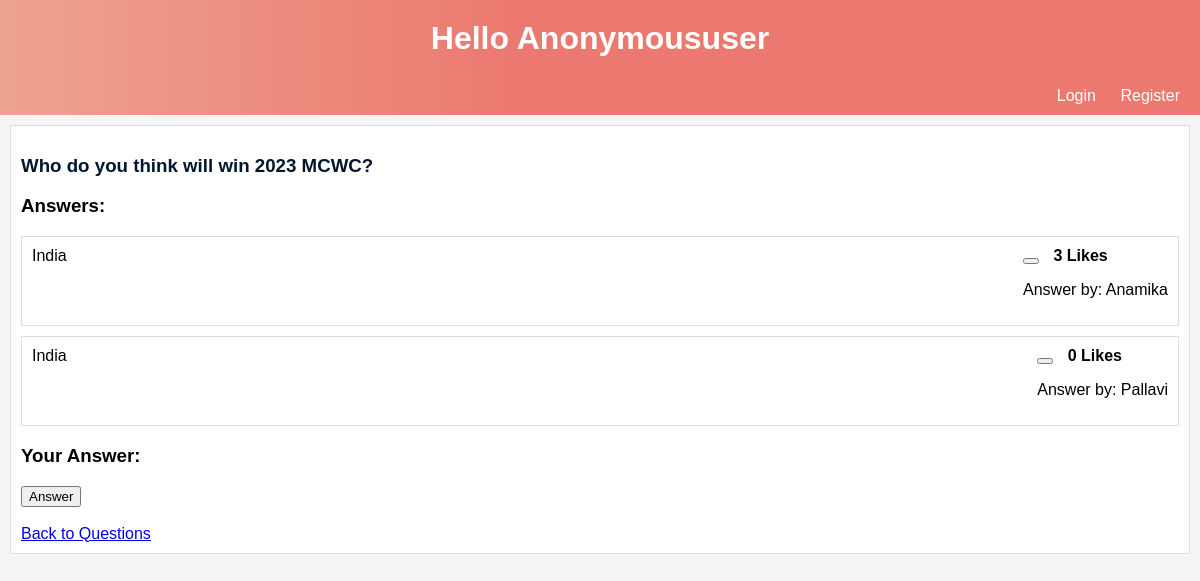
The app's page /questions/1/, older data.
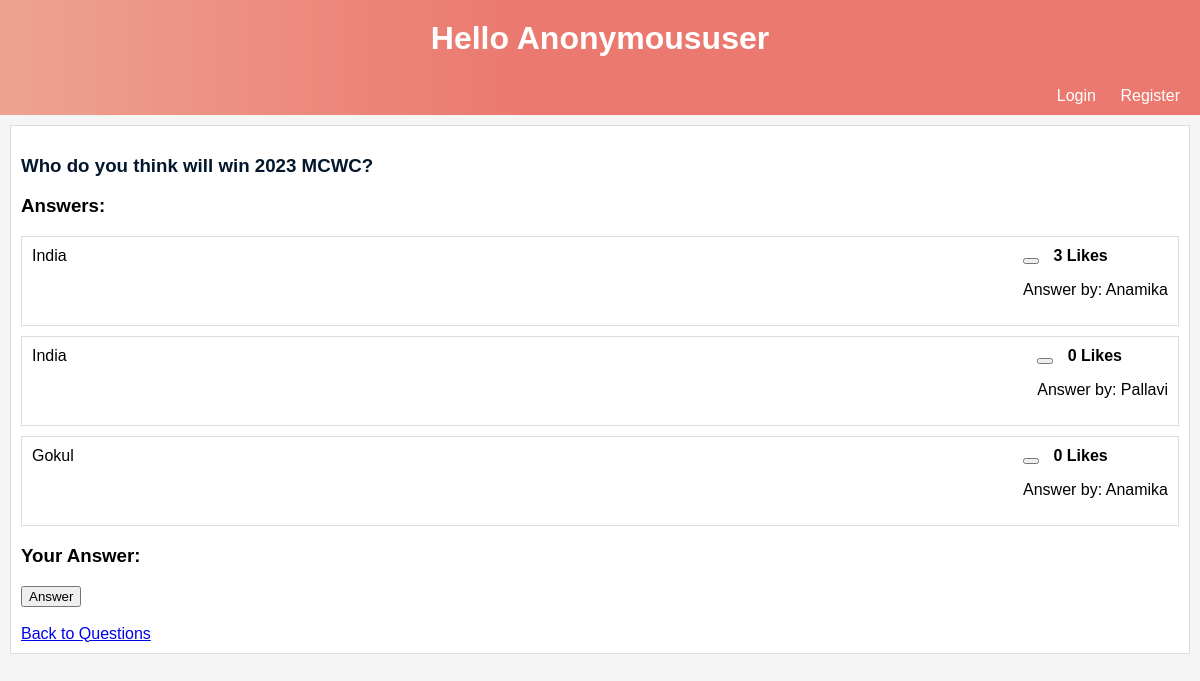
The same page, newer data.
### quora_app/models.py (models this page shows)
class Answer(models.Model):
    question = models.ForeignKey(Question, on_delete=models.CASCADE)
    user = models.ForeignKey(User, on_delete=models.CASCADE)
    content = models.TextField()
    created_at = models.DateTimeField(auto_now_add=True)
    likes = models.ManyToManyField(User, related_name='liked_answers')

### quora_app/views.py (the view)
# urls.py: path('questions/<int:question_id>/', views.question_detail, name='question_detail'),
def question_detail(request, question_id):
    question = Question.objects.get(pk=question_id)
    answers = Answer.objects.filter(question=question)
    return render(request, 'question_detail.html', {'question': question, 'answers': answers})

### quora_app/templates/question_detail.html (shortened to what this page needs)
<!DOCTYPE html>
<html>
<head>
    <link rel="stylesheet" href="https://cdnjs.cloudflare.com/ajax/libs/font-awesome/6.3.0/css/all.min.css">
</head>
<body>
<h1>Hello {{ request.user|title }}</h1>
<div id="navigation">
    {% if user.is_authenticated %}
        <a href="{% url 'user_logout' %}">Logout</a>
    {% else %}
        <a href="{% url 'user_login' %}">Login</a>
        <a href="{% url 'user_register' %}">Register</a>
    {% endif %}
</div>
<div class="task-wrapper">
    <div class="task-title">
        <h3><a class="task-link" href="{% url 'question_detail' question.id %}">{{ question.title }}</a></h3>
    </div>
    <h3>Answers:</h3>
    <ul class="answer-list">
        {% for answer in answers %}
            <li class="answer-item">
                <div class="answer-content">
                    {{ answer.content }}
                </div>
                <div class="answer-info">
                    <form method="post" action="{% url 'like_answer' answer.id %}">
                        <button type="submit" class="like-button">
                        </button>
                        <span class="like-count">{{ answer.likes.count }} Likes</span>
                    </form>
                    <p>Answer by: {{ answer.user.username }}</p>
                </div>
            </li>
        {% endfor %}
    </ul>
    <h3>Your Answer:</h3>
    <form method="post" action="{% url 'answer_question' question.id %}">
        <button type="submit">Answer</button>
    </form>
    <br>
    <a href="{% url 'question_list' %}">Back to Questions</a>
</div>
</body>
</html>

Row changes from the older to the newer data that the page shows:
added Answer: content "Gokul", likes.count "0", user.username "Anamika"
